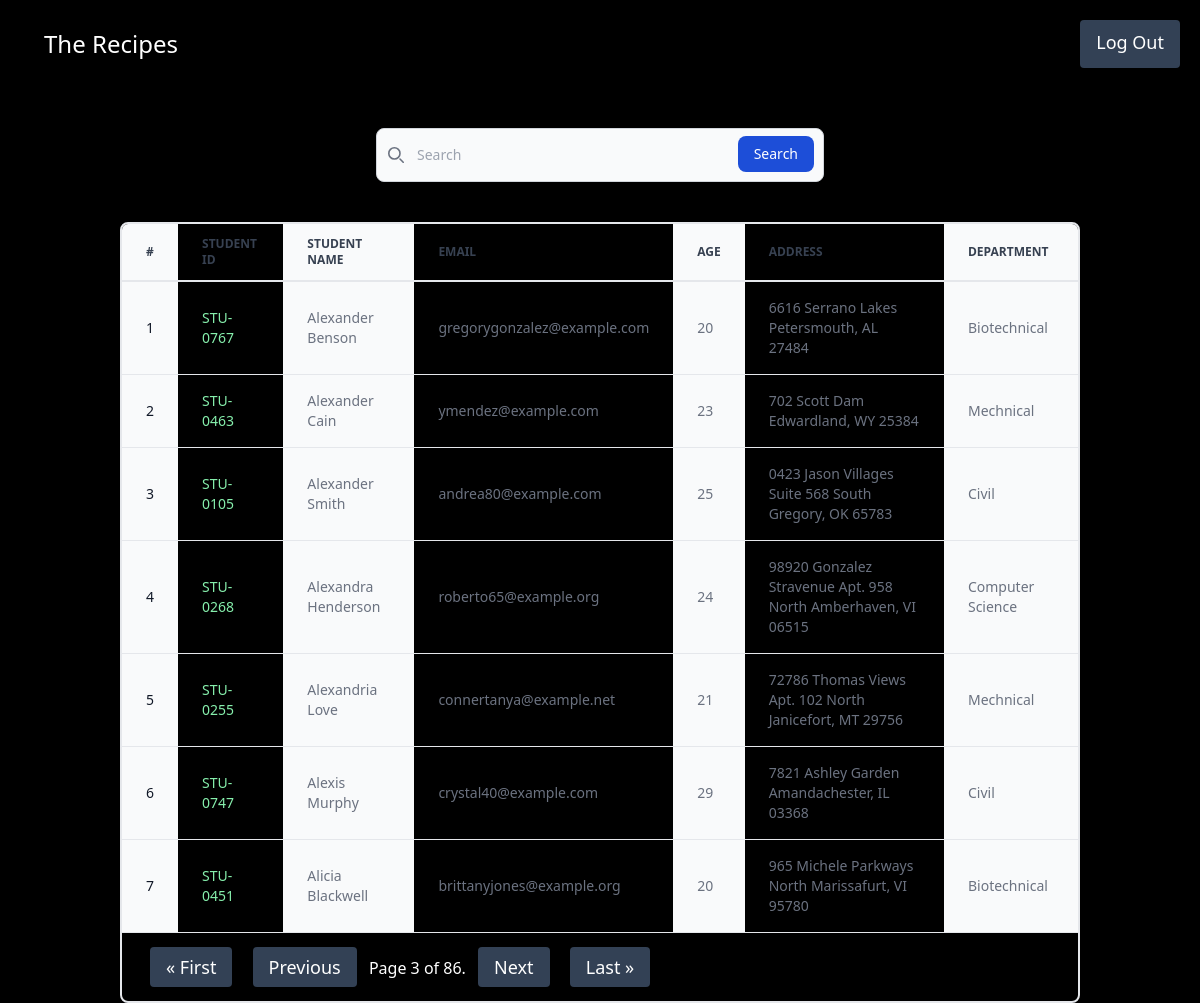
The app's page /vege/students?page=3 (signed in) with its own data.
### vege/models.py (models this page shows, shortened)
class Student(models.Model):
    department = models.ForeignKey(
        Department, related_name="depart", on_delete=models.CASCADE)
    student_id = models.OneToOneField(
        StudentID, related_name="studentid", on_delete=models.CASCADE)
    student_name = models.CharField(max_length=100)
    student_email = models.EmailField(unique=True)
    student_age = models.IntegerField(default=18)
    student_address = models.TextField()
    class Meta:
        ordering = ["student_name"]
        verbose_name = "student"

class StudentID(models.Model):
    student_id = models.CharField(max_length=100)
    def __str__(self):
        return self.student_id

class Department(models.Model):
    department = models.CharField(max_length=100)
    def __str__(self) -> str:
        return self.department
    class Meta:
        ordering = ["department"]

### vege/views.py (the view)
@login_required(login_url="/vege/loginn")
def get_students(request):
    queryset = Student.objects.all()
    search = request.GET.get("search")
    if search:
        queryset = queryset.filter(Q(student_name__icontains=search) | Q(student_id__student_id__icontains=search) | Q(
            student_email__icontains=search) | Q(student_age__icontains=search) | Q(student_address__icontains=search) | Q(department__department__icontains=search))
    paginator = Paginator(queryset, 7)
    page_no = request.GET.get("page", 1)
    page_obj = paginator.get_page(page_no)
    return render(request, template_name="report/students.html", context={"queryset": page_obj})

### vege/templates/report/students.html (shortened to what this page needs)
{% extends 'base2.html' %}
{% block start %}
  <form class="max-w-md mx-auto my-10">
    <div class="relative">
      <div class="absolute inset-y-0 start-0 flex items-center ps-3 pointer-events-none">
      </div>
      <input type="search" name="search" id="default-search" class="block w-full p-4 ps-10 text-sm text-gray-900 border border-gray-300 rounded-lg bg-gray-50 focus:ring-blue-500 focus:border-blue-500 dark:bg-gray-700 dark:border-gray-600 dark:placeholder-gray-400 dark:text-white dark:focus:ring-blue-500 dark:focus:border-blue-500" placeholder="Search" required />
      <button type="submit" class="text-white absolute end-2.5 bottom-2.5 bg-blue-700 hover:bg-blue-800 focus:ring-4 focus:outline-none focus:ring-blue-300 font-medium rounded-lg text-sm px-4 py-2 dark:bg-blue-600 dark:hover:bg-blue-700 dark:focus:ring-blue-800">Search</button>
    </div>
  </form>
  <div class="relative overflow-x-auto shadow-md sm:rounded-lg mx-[10vw] border-2 dark:bg-slate-800 dark:text-white dark:text-slate-400">
    <table class="w-full text-sm text-left rtl:text-right text-gray-500 dark:text-gray-400">
      <thead class="text-xs border-b-2 text-gray-700 uppercase dark:text-gray-400">
        <tr>
          <th scope="col" class="px-6 py-3 bg-gray-50 dark:bg-gray-800">#</th>
          <th scope="col" class="px-6 py-3">Student ID</th>
          <th scope="col" class="px-6 py-3 bg-gray-50 dark:bg-gray-800">Student Name</th>
          <th scope="col" class="px-6 py-3">Email</th>
          <th scope="col" class="px-6 py-3 bg-gray-50 dark:bg-gray-800">Age</th>
          <th scope="col" class="px-6 py-3">Address</th>
          <th scope="col" class="px-6 py-3 bg-gray-50 dark:bg-gray-800">Department</th>
        </tr>
      </thead>
      <tbody>
        {% for student in queryset %}
          <tr class="border-b border-gray-200 dark:border-gray-700">
            <th scope="row" class="px-6 py-4 font-medium text-gray-900 whitespace-nowrap bg-gray-50 dark:text-white dark:bg-gray-800">{{ forloop.counter }}</th>
            <td class="px-6 py-4">
              <a class="text-green-300" href="{% url 'seeMarks' student.student_id %}">{{ student.student_id }}</a>
            </td>
            <td class="px-6 py-4 bg-gray-50 dark:bg-gray-800">{{ student.student_name }}</td>
            <td class="px-6 py-4">{{ student.student_email }}</td>
            <td class="px-6 py-4 bg-gray-50 dark:bg-gray-800">{{ student.student_age }}</td>
            <td class="px-6 py-4">{{ student.student_address }}</td>
            <td class="px-6 py-4 bg-gray-50 dark:bg-gray-800">{{ student.department }}</td>
          </tr>
        {% endfor %}
      </tbody>
    </table>
    <div class="pagination m-2 m-[20px]">
      <span class="step-links">
        {% if queryset.has_previous %}
          <a class="text-white bg-slate-700 border-0 px-4 py-2 m-2 focus:outline-none hover:bg-indigo-600 rounded text-lg" href="?page=1">&laquo; First</a>
          <a class="text-white bg-slate-700 border-0 px-4 py-2 m-2 focus:outline-none hover:bg-indigo-600 rounded text-lg" href="?page={{ queryset.previous_page_number }}">Previous</a>
        {% endif %}
        <span class="current">Page {{ queryset.number }} of {{ queryset.paginator.num_pages }}.</span>
        {% if queryset.has_next %}
          <a class="text-white bg-slate-700 border-0 px-4 py-2 m-2 focus:outline-none hover:bg-indigo-600 rounded text-lg" href="?page={{ queryset.next_page_number }}">Next</a>
          <a class="text-white bg-slate-700 border-0 px-4 py-2 m-2 focus:outline-none hover:bg-indigo-600 rounded text-lg" href="?page={{ queryset.paginator.num_pages }}">Last &raquo;</a>
        {% endif %}
      </span>
    </div>
  </div>
{% endblock %}

### vege/templates/base2.html (style rules this page uses)
body { background-color: black; color: white; }

### records on screen
Student: student_id "STU-0767", student_name "Alexander Benson", student_email "gregorygonzalez@example.com", student_age "20", student_address "6616 Serrano Lakes Petersmouth, AL 27484", department "Biotechnical"
Student: student_id "STU-0463", student_name "Alexander Cain", student_email "ymendez@example.com", student_age "23", student_address "702 Scott Dam Edwardland, WY 25384", department "Mechnical"
Student: student_id "STU-0105", student_name "Alexander Smith", student_email "andrea80@example.com", student_age "25", student_address "0423 Jason Villages Suite 568 South Gregory, OK 65783", department "Civil"
Student: student_id "STU-0268", student_name "Alexandra Henderson", student_email "roberto65@example.org", student_age "24", student_address "98920 Gonzalez Stravenue Apt. 958 North Amberhaven, VI 06515", department "Computer Science"
Student: student_id "STU-0255", student_name "Alexandria Love", student_email "connertanya@example.net", student_age "21", student_address "72786 Thomas Views Apt. 102 North Janicefort, MT 29756", department "Mechnical"
Student: student_id "STU-0747", student_name "Alexis Murphy", student_email "crystal40@example.com", student_age "29", student_address "7821 Ashley Garden Amandachester, IL 03368", department "Civil"
Student: student_id "STU-0451", student_name "Alicia Blackwell", student_email "brittanyjones@example.org", student_age "20", student_address "965 Michele Parkways North Marissafurt, VI 95780", department "Biotechnical"

### other values on screen
{{ queryset.number }} "3"
{{ queryset.paginator.num_pages }} "86"
